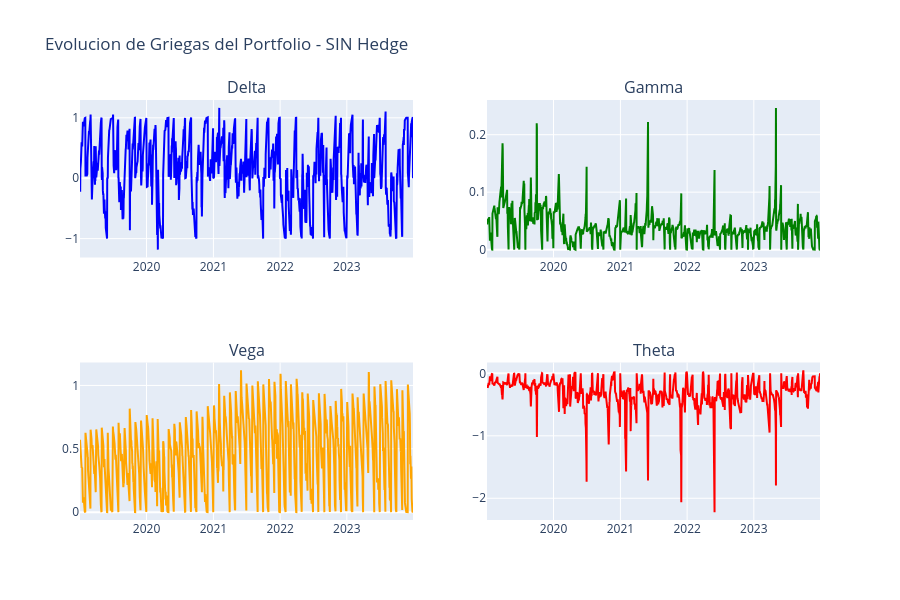

Here is the notebook cell this chart was saved with:
### Code cell
# Grafico: Evolucion de Griegas - Sin Hedge
fig = make_subplots(
    rows=2, cols=2,
    subplot_titles=('Delta', 'Gamma', 'Vega', 'Theta')
)

fig.add_trace(
    go.Scatter(x=greeks_no_hedge.index, y=greeks_no_hedge['delta'], 
               mode='lines', name='Delta', line=dict(color='blue')),
    row=1, col=1
)

fig.add_trace(
    go.Scatter(x=greeks_no_hedge.index, y=greeks_no_hedge['gamma'],
               mode='lines', name='Gamma', line=dict(color='green')),
    row=1, col=2
)

fig.add_trace(
    go.Scatter(x=greeks_no_hedge.index, y=greeks_no_hedge['vega'],
               mode='lines', name='Vega', line=dict(color='orange')),
    row=2, col=1
)

fig.add_trace(
    go.Scatter(x=greeks_no_hedge.index, y=greeks_no_hedge['theta'],
               mode='lines', name='Theta', line=dict(color='red')),
    row=2, col=2
)

fig.update_layout(
    title='Evolucion de Griegas del Portfolio - SIN Hedge',
    height=600,
    showlegend=False
)

fig.show()

### Figure 1 — Plotly figure (JSON) as saved in the notebook; plotly's stock layout.template omitted (floating-point values rounded to 4 significant figures; data arrays with more than 128 entries replaced by an {"elided": "..."} marker saying what was removed)
{"data": [{"line": {"color": "blue"}, "mode": "lines", "name": "Delta", "type": "scatter", "x": {"elided": "1258 str values"}, "xaxis": "x", "y": {"elided": "1258 float values"}, "yaxis": "y"}, {"line": {"color": "green"}, "mode": "lines", "name": "Gamma", "type": "scatter", "x": {"elided": "1258 str values"}, "xaxis": "x2", "y": {"elided": "1258 float values"}, "yaxis": "y2"}, {"line": {"color": "orange"}, "mode": "lines", "name": "Vega", "type": "scatter", "x": {"elided": "1258 str values"}, "xaxis": "x3", "y": {"elided": "1258 float values"}, "yaxis": "y3"}, {"line": {"color": "red"}, "mode": "lines", "name": "Theta", "type": "scatter", "x": {"elided": "1258 str values"}, "xaxis": "x4", "y": {"elided": "1258 float values"}, "yaxis": "y4"}], "layout": {"annotations": [{"font": {"size": 16}, "showarrow": false, "text": "Delta", "x": 0.225, "xanchor": "center", "xref": "paper", "y": 1, "yanchor": "bottom", "yref": "paper"}, {"font": {"size": 16}, "showarrow": false, "text": "Gamma", "x": 0.775, "xanchor": "center", "xref": "paper", "y": 1, "yanchor": "bottom", "yref": "paper"}, {"font": {"size": 16}, "showarrow": false, "text": "Vega", "x": 0.225, "xanchor": "center", "xref": "paper", "y": 0.375, "yanchor": "bottom", "yref": "paper"}, {"font": {"size": 16}, "showarrow": false, "text": "Theta", "x": 0.775, "xanchor": "center", "xref": "paper", "y": 0.375, "yanchor": "bottom", "yref": "paper"}], "height": 600, "showlegend": false, "title": {"text": "Evolucion de Griegas del Portfolio - SIN Hedge"}, "xaxis": {"anchor": "y", "domain": [0, 0.45]}, "xaxis2": {"anchor": "y2", "domain": [0.55, 1]}, "xaxis3": {"anchor": "y3", "domain": [0, 0.45]}, "xaxis4": {"anchor": "y4", "domain": [0.55, 1]}, "yaxis": {"anchor": "x", "domain": [0.625, 1]}, "yaxis2": {"anchor": "x2", "domain": [0.625, 1]}, "yaxis3": {"anchor": "x3", "domain": [0, 0.375]}, "yaxis4": {"anchor": "x4", "domain": [0, 0.375]}}}
